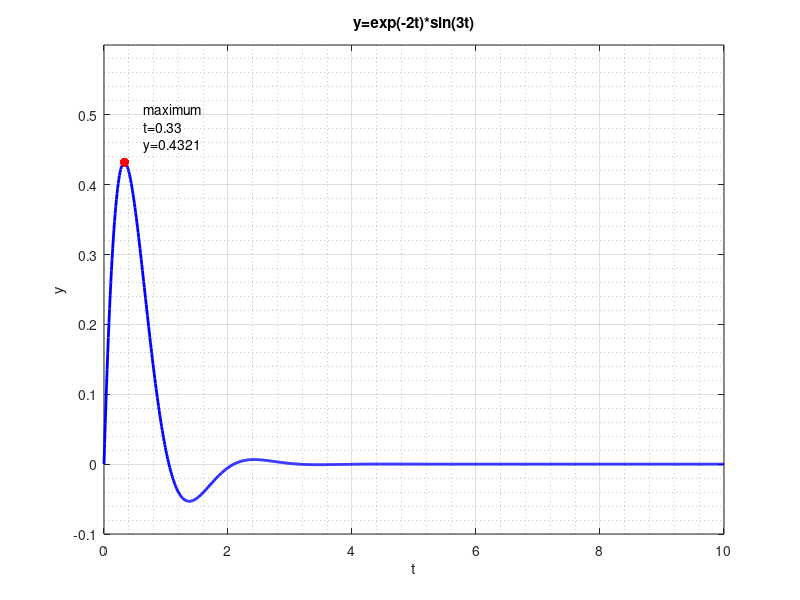

MATLAB code to generate this figure:
%exmA104
figure
clear				%
a=2;				%
w=3;				%
t=0:0.01:10;		%
y=exp(-a*t).*sin(w*t);				%
[y_max,i_max]=max(y);				%
t_text=['t=',num2str(t(i_max))];	%		<7>
y_text=['y=',num2str(y_max)];		%		<8>
max_text=char('maximum',t_text,y_text);%<9>
tit=['y=exp(-',num2str(a),'t)*sin(',num2str(w),'t)'];
											%			<11>
hold on											%
plot(t,y,'b','LineWidth',2)					%
plot(t(i_max),y_max,'r.','MarkerSize',20)	%
text(t(i_max)+0.3,y_max+0.05,max_text)	%	<15>
axis([0,10,-0.1,0.6])
grid on,grid minor,box on
title(tit),xlabel('t'),ylabel('y')			%
hold off 

